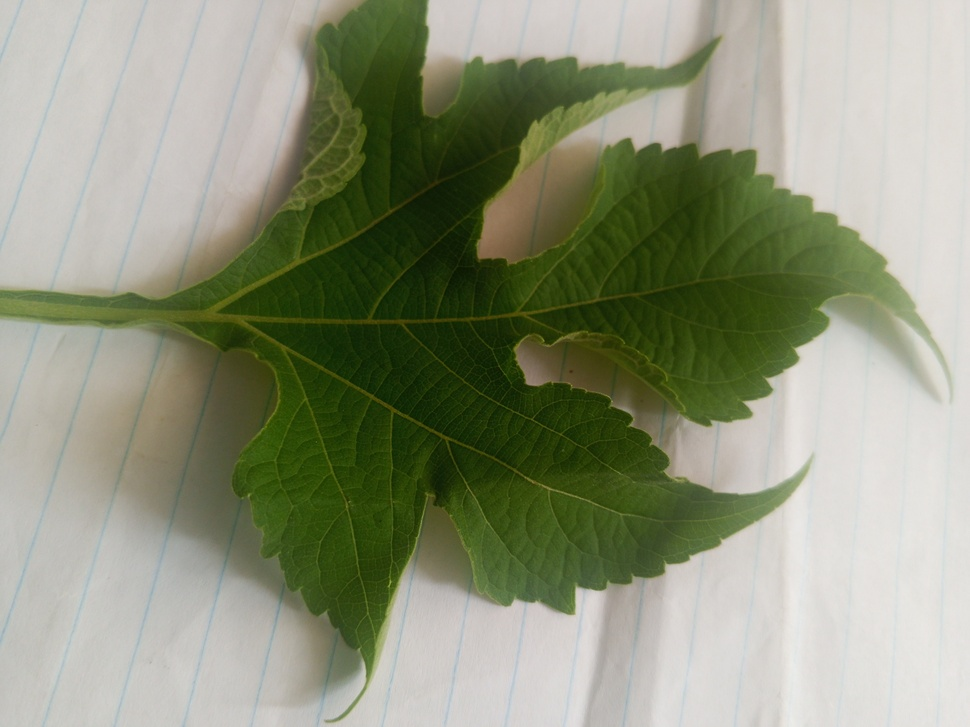
%> input picture leaf 2.jpg.jpg, 970 x 727 px, shrunk from 4064 x 3048 before the run; its folder holds only this picture in this run
$ octave Leaf_Analysis.m   (GNU Octave 9; MATLAB toolbox functions it lacks are replaced by stand-ins)
%> lines starting %> are read from the running program, lines starting %| are printed output that depends on the picture; in (x1, y1, x2, y2) boxes, pixels count from 0 and x2, y2 are one past the last pixel; in counts of white or black regions, pixels touching at a corner belong together; the program's own positions count from 1
clc;
clear;
close all;

%% STEP 1: Select the folder containing the leaf images

folder = uigetdir(pwd, 'Select the folder containing leaf images');
%> the answer given: .

if folder == 0
    error('No folder was selected.');
end

files = dir(fullfile(folder, '*.jpg'));

% If there are no JPG images, look for PNG images
if isempty(files)
    files = dir(fullfile(folder, '*.png'));
end

% Check that images exist
if isempty(files)
    error('No JPG or PNG leaf images were found in the selected folder.');
end


%% STEP 2: Create the structure array

Leaf = struct();


%% STEP 3: Process every leaf image

for k = 1:length(files)

    % Read image
    filename = fullfile(folder, files(k).name);
    I = imread(filename);
%> I is the input picture: size 727x970x3 uint8; mean R, G, B 142.3, 147.5, 123.7

    % Display original image
    figure;
    imshow(I);
    title(['Original Image - Leaf ', num2str(k)]);


    %% Convert image to grayscale

    if size(I,3) == 3
        Gray = im2gray(I);
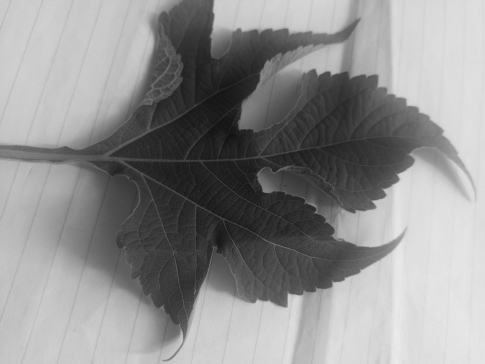
%> Gray: size 727x970 uint8 (shown at 1/2 size); min 14, max 237, mean 143.3
    else
        Gray = I;
    end

    figure;
    imshow(Gray);
    title(['Grayscale Image - Leaf ', num2str(k)]);


    %% Segment the leaf from the background

    BW = imbinarize(Gray);
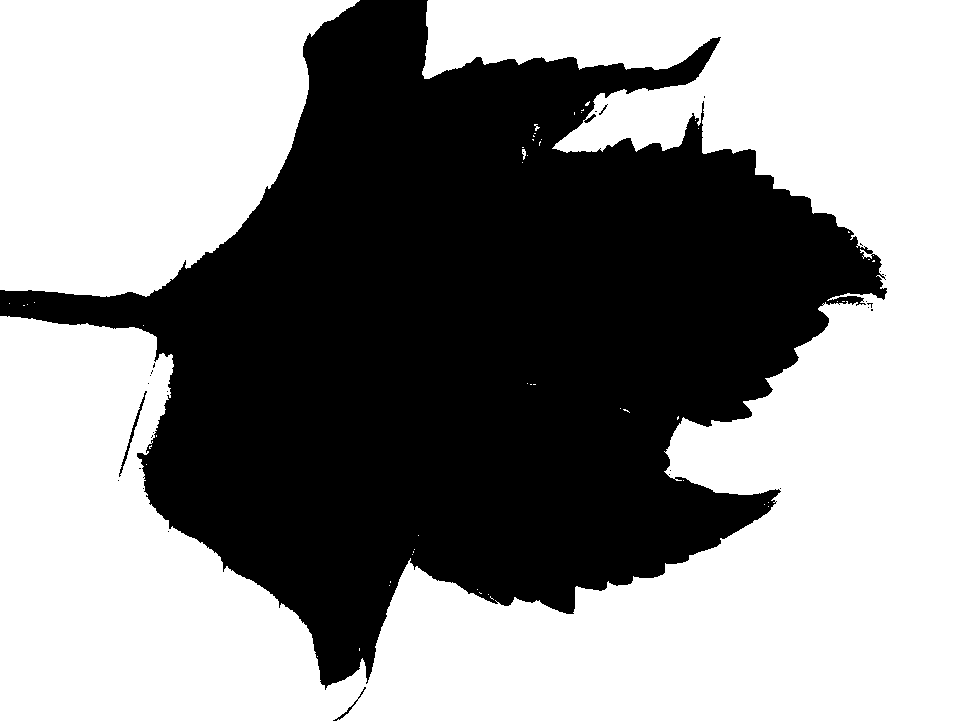
%> BW: size 727x970 logical; 57.4% white; 28 black regions (24 under 20 px), largest, box (x1, y1, x2, y2) and area: (0, 0, 887, 690) 300166, (119, 391, 147, 477) 215, (333, 687, 366, 721) 88, (599, 104, 608, 115) 23

    % Automatically choose whether the object is dark or bright
    if mean(BW(:)) > 0.5
        BW = ~BW;
    end

    % Remove small unwanted objects
    BW = bwareaopen(BW, 100);
%> BW: size 727x970 logical; 42.6% white; 2 white regions, box (x1, y1, x2, y2) and area: (0, 0, 887, 690) 300166, (119, 391, 147, 477) 215

    % Fill holes inside the leaf
    BW = imfill(BW, 'holes');
%> BW: size 727x970 logical; 42.6% white; 2 white regions, box (x1, y1, x2, y2) and area: (0, 0, 887, 690) 300408, (119, 391, 147, 477) 215

    % Keep the largest object
    BW = bwareafilt(BW, 1);
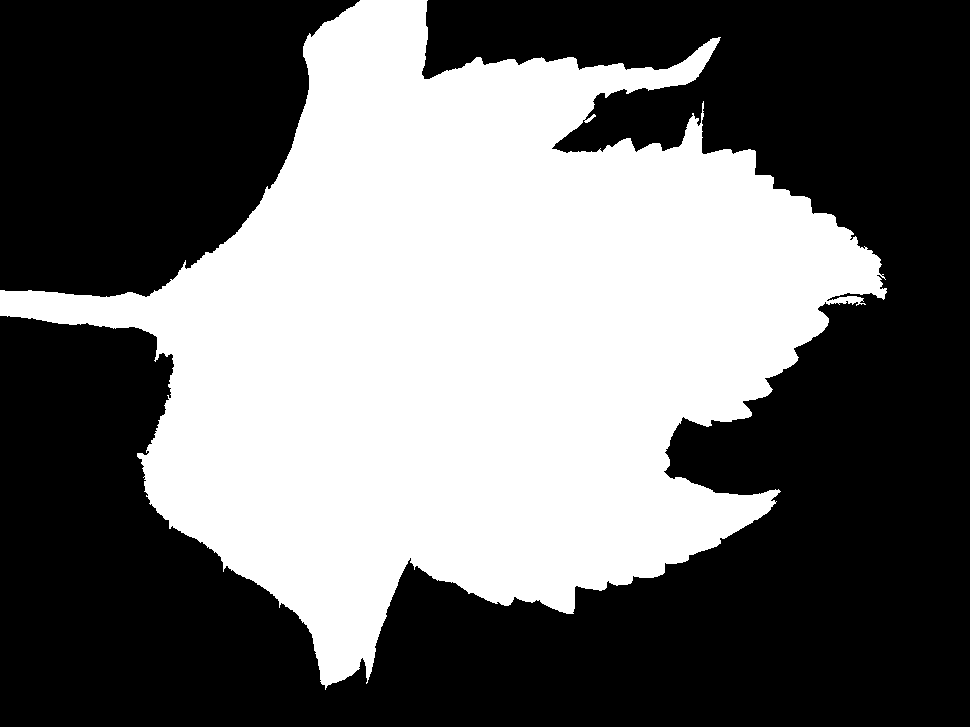
%> BW: size 727x970 logical; 42.6% white; 1 white region


    %% Display the binary/segmented image

    figure;
    imshow(BW);
    title(['Segmented Leaf - Leaf ', num2str(k)]);


    %% Extract geometric properties

    properties = regionprops(BW, ...
        'Area', ...
        'Perimeter', ...
        'BoundingBox', ...
        'MajorAxisLength', ...
        'MinorAxisLength', ...
        'Eccentricity', ...
        'Solidity', ...
        'Extent');
%> properties = 1 region; box (x1, y1, x2, y2), Area, MajorAxisLength, MinorAxisLength, Eccentricity and Extent: (0, 0, 887, 690) 300408 712.7 579.8 0.581 0.491

    % Make sure a leaf was detected
    if isempty(properties)
        warning(['No leaf detected in ', files(k).name]);
        continue;
    end

    P = properties(1);
%> P has the same summary as properties


    %% Calculate shape characteristics

    Area = P.Area;
%> Area = 300408
    Perimeter = P.Perimeter;
%> Perimeter = 4158.9

    % Circularity
    Circularity = (4*pi*Area)/(Perimeter^2);
%> Circularity = 0.218

    % Length and width
    Length = P.MajorAxisLength;
%> Length = 712.7
    Width = P.MinorAxisLength;
%> Width = 579.8


    %% Calculate average colour of the leaf

    if size(I,3) == 3

        R = I(:,:,1);
        G = I(:,:,2);
        B = I(:,:,3);
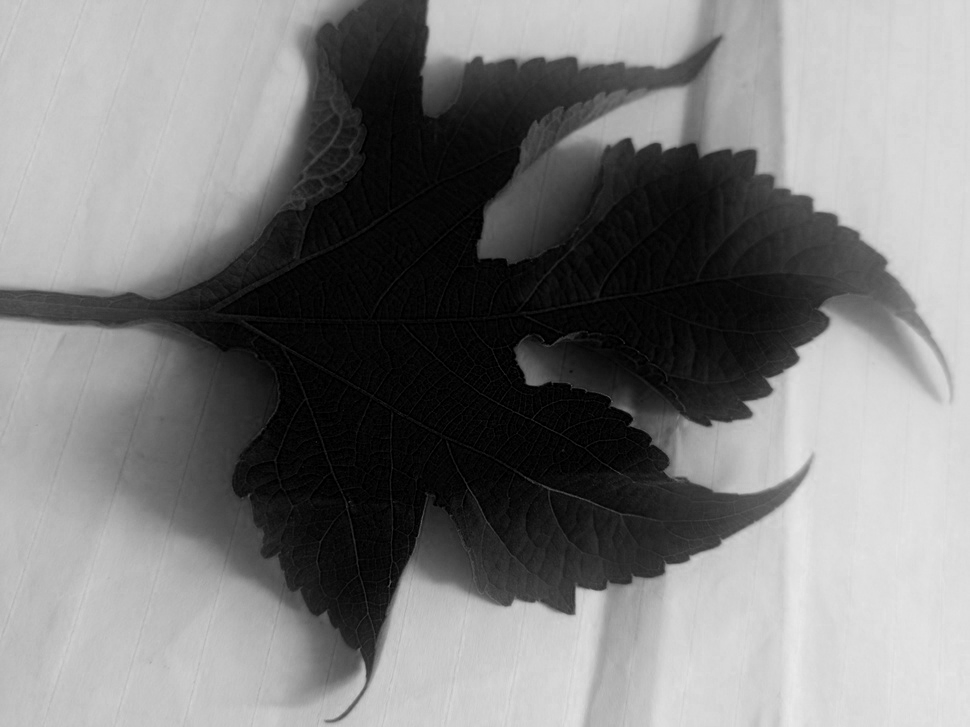
%> B: size 727x970 uint8; min 0, max 235, mean 123.7

        MeanRed = mean(double(R(BW)));
%> MeanRed = 63.02
        MeanGreen = mean(double(G(BW)));
%> MeanGreen = 78.06
        MeanBlue = mean(double(B(BW)));
%> MeanBlue = 31.06

    else

        MeanRed = mean(double(I(BW)));
        MeanGreen = MeanRed;
        MeanBlue = MeanRed;

    end


    %% Calculate texture information

    % Entropy gives an indication of image texture
    Texture = entropy(Gray(BW));
%> Texture = 6.68


    %% Store the information in the structure array

    Leaf(k).Name = files(k).name;

    Leaf(k).Image = I;

    Leaf(k).GrayImage = Gray;

    Leaf(k).BinaryImage = BW;

    Leaf(k).Area = Area;

    Leaf(k).Perimeter = Perimeter;

    Leaf(k).Length = Length;

    Leaf(k).Width = Width;

    Leaf(k).Circularity = Circularity;

    Leaf(k).Eccentricity = P.Eccentricity;

    Leaf(k).Solidity = P.Solidity;

    Leaf(k).Extent = P.Extent;

    Leaf(k).MeanRed = MeanRed;

    Leaf(k).MeanGreen = MeanGreen;

    Leaf(k).MeanBlue = MeanBlue;

    Leaf(k).Texture = Texture;

end


%% STEP 4: Display the structure array

disp('======================================');
disp('       LEAF STRUCTURE ARRAY');
disp('======================================');

disp(Leaf);


%% STEP 5: Display important properties in a table

for k = 1:length(Leaf)

    LeafTable(k).Name = Leaf(k).Name;
    LeafTable(k).Area = Leaf(k).Area;
    LeafTable(k).Perimeter = Leaf(k).Perimeter;
    LeafTable(k).Length = Leaf(k).Length;
    LeafTable(k).Width = Leaf(k).Width;
    LeafTable(k).Circularity = Leaf(k).Circularity;
    LeafTable(k).Eccentricity = Leaf(k).Eccentricity;
    LeafTable(k).Solidity = Leaf(k).Solidity;
    LeafTable(k).Texture = Leaf(k).Texture;

end
%> this loop made 1 pass
%> after the loop, LeafTable = 1 region; Area, Perimeter, Length, Width and Circularity: 300408 4158.9 712.7 579.8 0.218

T = struct2table(LeafTable);
%> T has the same summary as LeafTable

disp('======================================');
%|     Name = leaf 2.jpg.jpg
%|     Image =
%| ans(:,:,1) =
%|      Columns 1 through 15:
%|       202  202  202  202  202  202  201  201  200  202  204  203  202  203  204
%|       203  203  203  203  203  203  202  202  201  202  204  203  202  203  204
%> (further printed lines are left out)
disp('          LEAF PROPERTIES');
disp('======================================');

disp(T);


%% STEP 6: Save the structure array

save('Leaf_Structure_Array.mat', 'Leaf');

writetable(T, 'Leaf_Properties.csv');

disp(' ');
disp('Leaf structure array saved as Leaf_Structure_Array.mat');
mkdir('Processed_Leaves');
figs = findall(0,'Type','figure');
%> (the run ends here)

$ run again, on leaf1.jpg.jpg
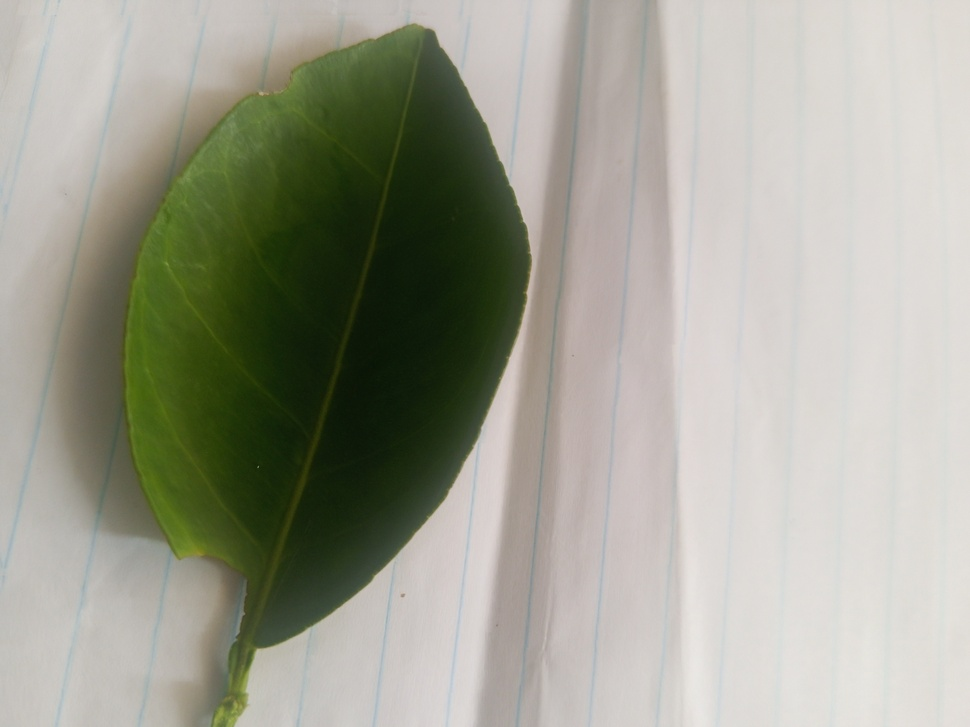
%> input picture leaf1.jpg.jpg, 970 x 727 px, shrunk from 4064 x 3048 before the run
%> I is the input picture: size 727x970x3 uint8; mean R, G, B 159.3, 159.9, 146.1
%> `BW = imbinarize(Gray);`:
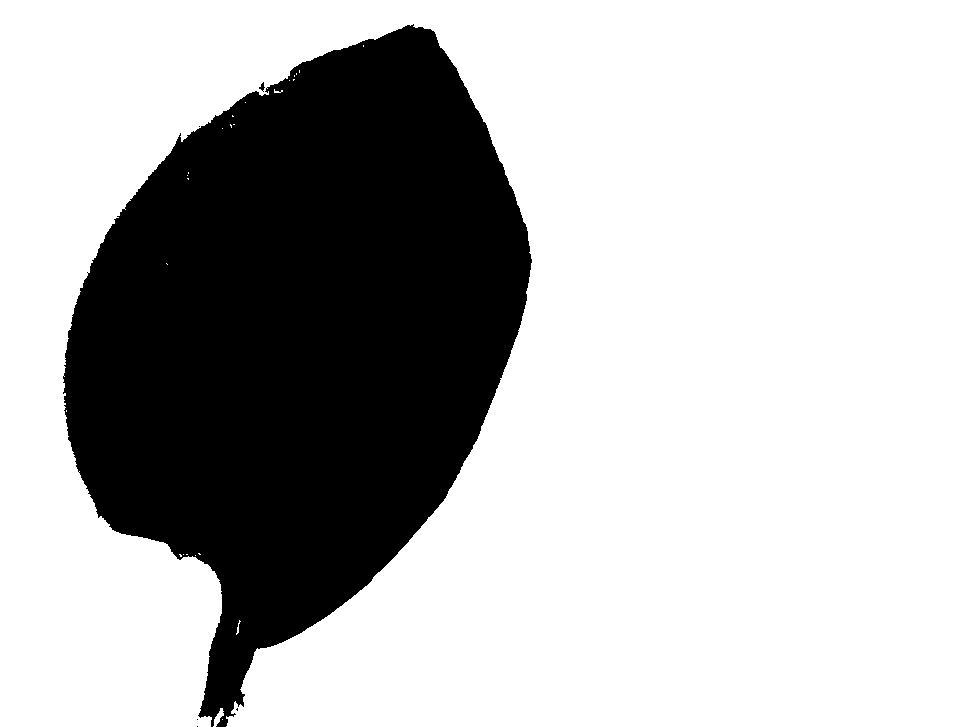
%> BW: size 727x970 logical; 71.8% white; 6 black regions (4 under 20 px), largest, box (x1, y1, x2, y2) and area: (63, 24, 532, 727) 199119, (259, 82, 265, 92) 28
%> properties = 1 region; box (x1, y1, x2, y2), Area, MajorAxisLength, MinorAxisLength, Eccentricity and Extent: (63, 24, 532, 727) 199215 615.5 422.8 0.727 0.604
%> P has the same summary as properties
%> Area = 199215
%> Perimeter = 2074.7
%> Circularity = 0.582
%> Length = 615.5
%> Width = 422.8
%> `B = I(:,:,3);`:
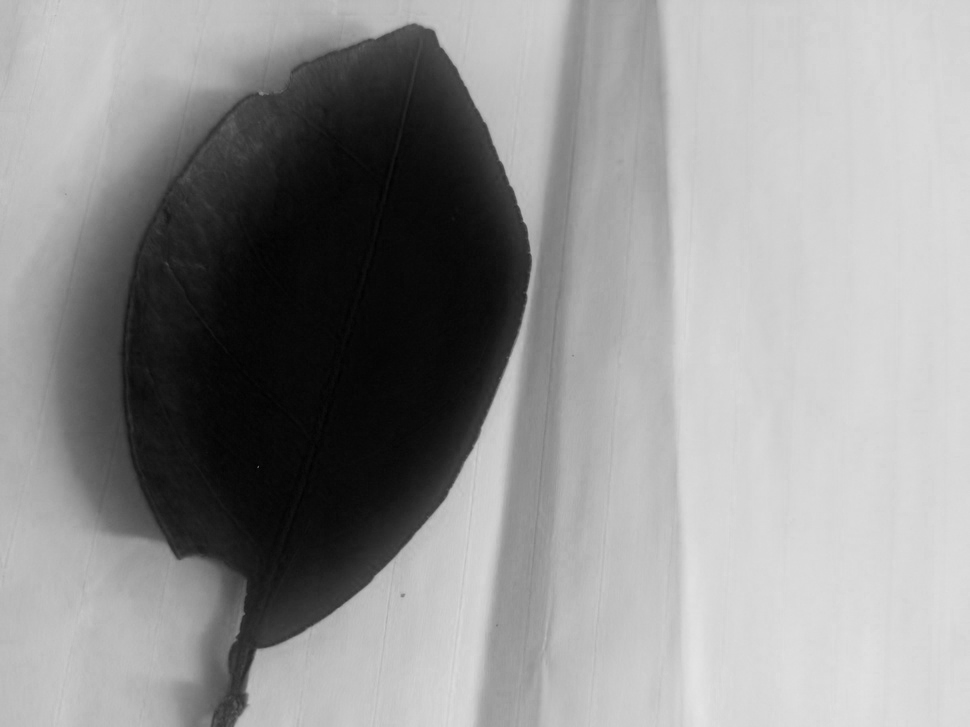
%> B: size 727x970 uint8; min 0, max 229, mean 146.1
%> MeanRed = 52.57
%> MeanGreen = 66.2
%> MeanBlue = 30.27
%> Texture = 6.63
%|     Name = leaf1.jpg.jpg
%|     Image =
%| ans(:,:,1) =
%|      Columns 1 through 15:
%|       198  197  197  196  196  196  196  195  193  196  197  195  195  196  196
%|       197  197  196  195  195  196  195  194  194  197  197  196  195  196  196
%> (further printed lines are left out)
%> the loop `for k = 1:length(Leaf)` made 1 pass
%> after the loop `for k = 1:length(Leaf)`: LeafTable = 1 region; Area, Perimeter, Length, Width and Circularity: 199215 2074.7 615.5 422.8 0.582
%> T has the same summary as LeafTable

$ run again, on leaf 3.jpg.jpg
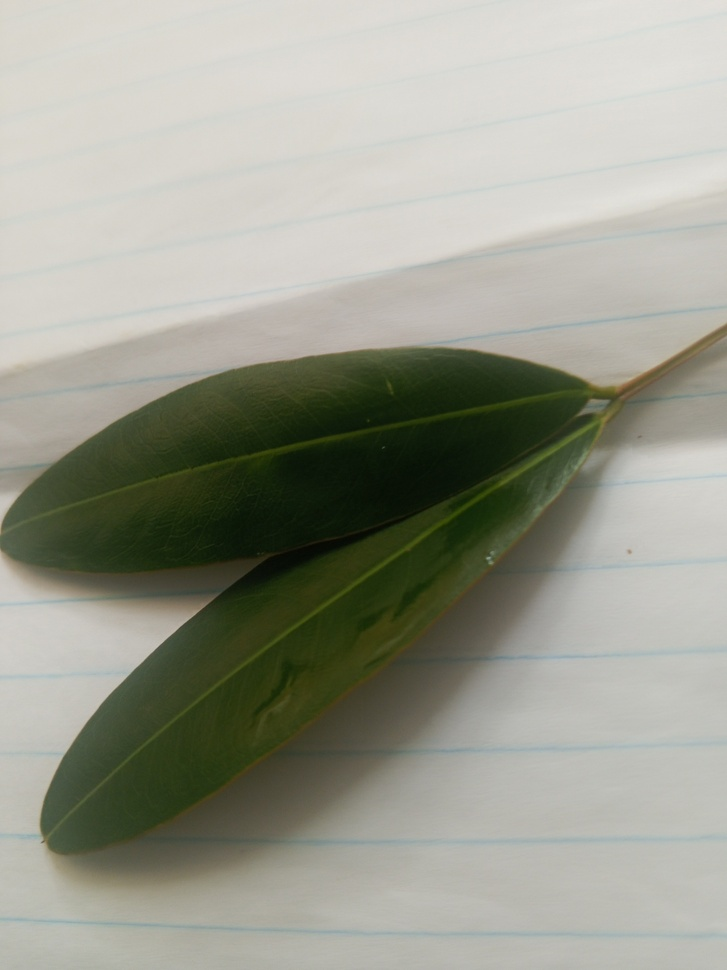
%> input picture leaf 3.jpg.jpg, 727 x 970 px, shrunk from 3048 x 4064 before the run
%> I is the input picture: size 970x727x3 uint8; mean R, G, B 153.4, 154.9, 142
%> `BW = imbinarize(Gray);`:
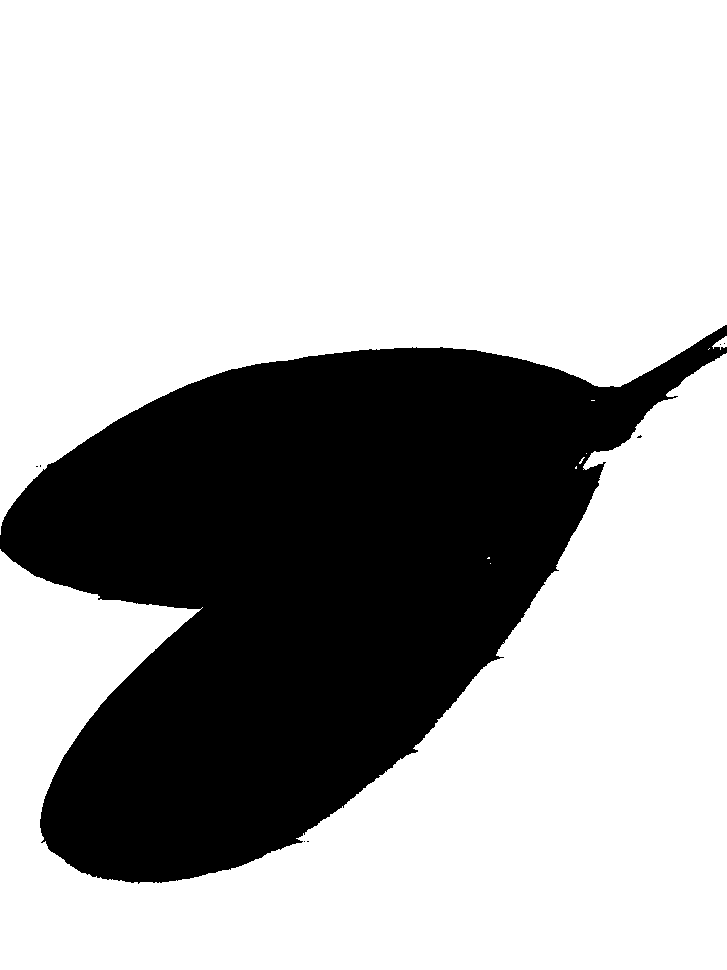
%> BW: size 970x727 logical; 69.5% white; 8 black regions (7 under 20 px), largest, box (x1, y1, x2, y2) and area: (0, 325, 727, 884) 215154
%> properties = 1 region; box (x1, y1, x2, y2), Area, MajorAxisLength, MinorAxisLength, Eccentricity and Extent: (0, 325, 727, 884) 215191 691.2 447.9 0.762 0.53
%> P has the same summary as properties
%> Area = 215191
%> Perimeter = 2518.2
%> Circularity = 0.426
%> Length = 691.2
%> Width = 447.9
%> `B = I(:,:,3);`:
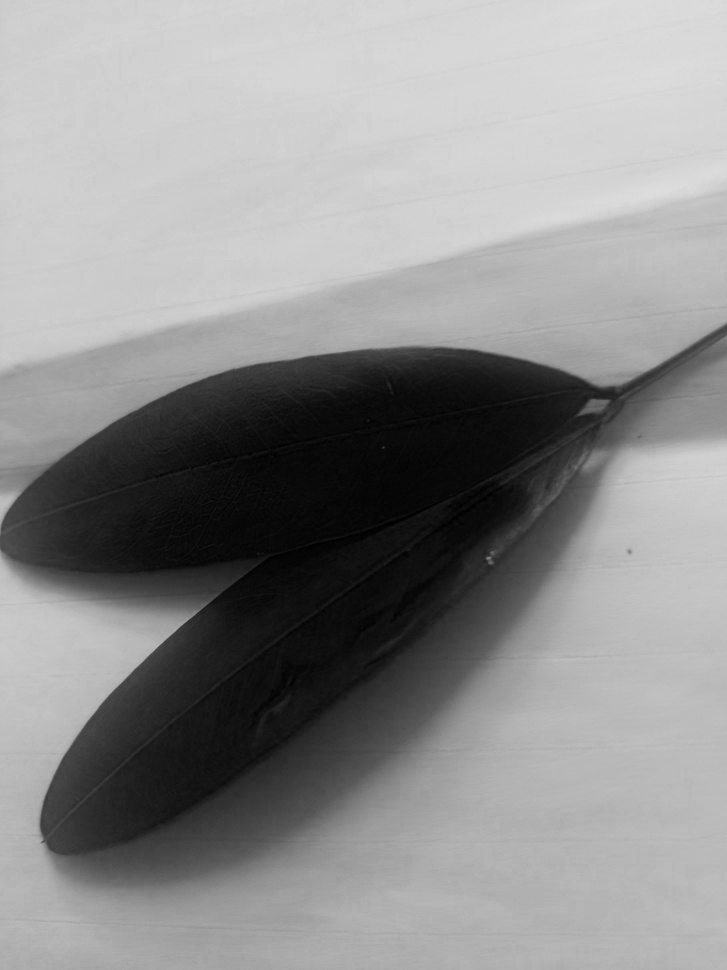
%> B: size 970x727 uint8; min 0, max 222, mean 142
%> MeanRed = 55.85
%> MeanGreen = 63.2
%> MeanBlue = 36.98
%> Texture = 6.64
%> the loop `for k = 1:length(Leaf)` made 1 pass
%> after the loop `for k = 1:length(Leaf)`: LeafTable = 1 region; Area, Perimeter, Length, Width and Circularity: 215191 2518.2 691.2 447.9 0.426
%> T has the same summary as LeafTable
%|     Name = leaf 3.jpg.jpg
%|     Image =
%| ans(:,:,1) =
%|      Columns 1 through 15:
%|       217  217  217  217  217  217  217  218  217  217  218  218  218  217  218
%|       216  216  216  217  217  217  217  218  217  218  218  218  218  218  218
%> (further printed lines are left out)
